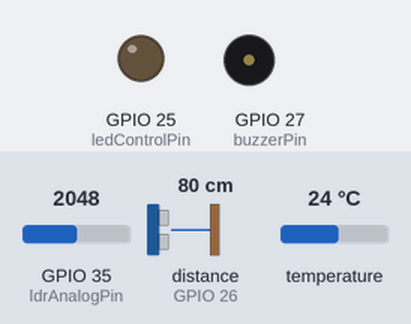
This sketch was run on a simulated ESP32. Parts: output pins drawn as LEDs (lit = HIGH), buzzer (waves = sounding). Wiring (inferred from the names in the program): ultrasonic range finder: trigger GPIO 33; echo GPIO 26. The test bench sets the inputs (shaded band); at power-on: distance to the obstacle (sensor on GPIO 26) 80 cm, GPIO 35 (ldrAnalogPin) = 2048, temperature 24 °C. The echo pulse lasts 58.3 µs per cm; WiFi joins after 1.5 s; servers stay silent unless stated; uploads are accepted with an empty reply; pins used as bus, display or sensor lines are not drawn; what the sketch prints to the serial monitor is not drawn.

Above: at 2.7 s.
2.8 s: distance to the obstacle (sensor on GPIO 26) set to 16 cm
5.1 s: distance to the obstacle (sensor on GPIO 26) set to 12 cm
At 6.7 s:
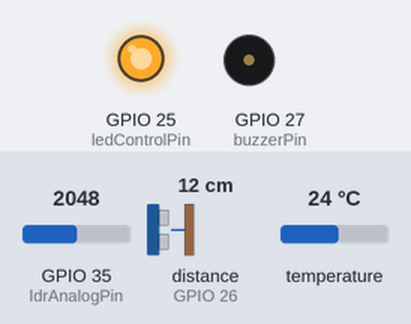
7.0 s: GPIO 35 (ldrAnalogPin) set to 651
9.1 s: GPIO 35 (ldrAnalogPin) set to 564
At 9.24 s:
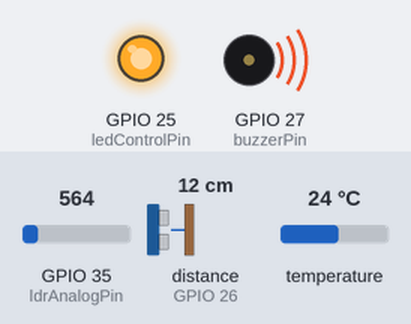
10.8 s: GPIO 35 (ldrAnalogPin) set to 1228
At 12.9 s:
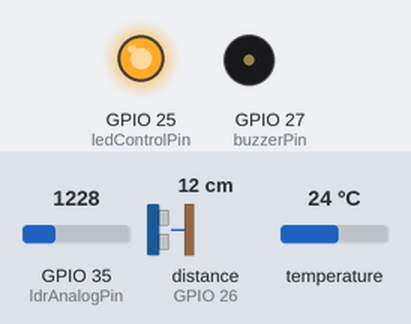
13.2 s: GPIO 35 (ldrAnalogPin) set to 491
At 14.7 s:
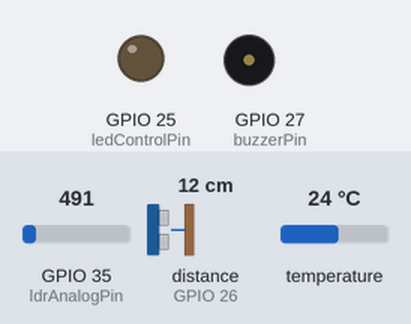
Timing chart, 0 to 16.2 s (numbered marks = the images above; inputs shaded):
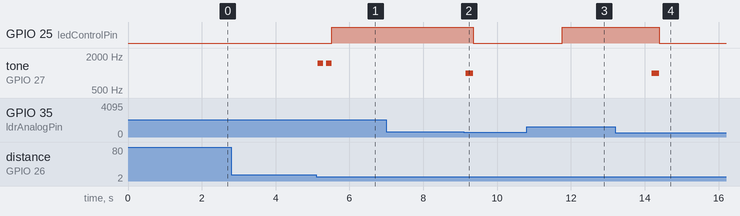

Measured:
- the behaviour switches between 15 and 14 cm on distance to the obstacle (sensor on GPIO 26) (found by bisection; images 0 and 1)
- the behaviour switches between 601 and 600 on GPIO 35 (ldrAnalogPin) (found by bisection; images 1 and 2)
- after the input at 2.8 s, every drawn part: stays the same
- after the input at 5.1 s, GPIO 25 (ledControlPin): LOW → HIGH after 0.42 s; tone on GPIO 27 (buzzerPin): alternates 1500 Hz for 0.15 s and silent for 0.07 s, 4 changes in all, then stays silent, starting at once
- after the input at 7.0 s, every drawn part: stays the same
- after the input at 9.1 s, GPIO 25 (ledControlPin): HIGH → LOW after 0.25 s; tone on GPIO 27 (buzzerPin): silent → 1000 Hz after 0.05 s, → silent 0.20 s later
- after the input at 10.8 s, GPIO 25 (ledControlPin): LOW → HIGH after 0.97 s
- after the input at 13.2 s, GPIO 25 (ledControlPin): HIGH → LOW after 1.2 s; tone on GPIO 27 (buzzerPin): silent → 1000 Hz after 0.99 s, → silent 0.20 s later

The sketch:

fulldev.ino
```cpp
#include <WiFi.h>
#include <HTTPClient.h>
#include "DHTesp.h"

// --- Konfigurasi WiFi ---
const char* ssid = "inikanki";      // Ganti dengan nama WiFi Anda
const char* password = "28052006"; // Ganti dengan password WiFi Anda
const String serverName = "http://192.168.54.123:5000/update"; // Ganti dengan IP PC kamu dan port server Python

// --- Definisikan Pin ---
const int ledControlPin = 25; // Pin ESP32 untuk LED kontrol (via nMOS)
const int ldrAnalogPin = 35;  // Pin AO LDR
const int dhtPin = 32;        // Pin DHT11
const int trigPin = 33;       // Pin Trig sensor ultrasonik
const int echoPin = 26;       // Pin Echo sensor ultrasonik
const int buzzerPin = 27;     // Pin Buzzer

// --- Objek Sensor ---
DHTesp dht;

// --- Konfigurasi Batas dan Durasi ---
const int ldrTerangMaksimal = 600;  // LDR <= ini dianggap terang maksimal (LED mati)
const int ldrGelapMaksimal = 4095;  // LDR = ini dianggap gelap (LED 60%)
const int jarakDeteksi = 15;        // Batas jarak deteksi objek (cm)

// Durasi dan frekuensi buzzer
const int buzzerLdrFreq = 1000;
const int buzzerLdrDelay = 200;

const int buzzerObjekFreq = 1500;
const int buzzerObjekDelay = 150;
const int buzzerObjekCount = 2;

// --- Variabel State ---
bool buzzerLdrAktif = false;          // State untuk buzzer LDR
bool objekTerdeteksiSebelumnya = false; // State untuk deteksi objek (agar buzzer tidak berulang)

// --- Fungsi Setup ---
void setup() {
  // Inisialisasi Serial untuk debugging
  Serial.begin(115200);
  Serial.println("Sistem Kontrol Rumah Pintar Aktif!");

  // Konfigurasi Pin
  pinMode(ledControlPin, OUTPUT);
  pinMode(ldrAnalogPin, INPUT);
  pinMode(trigPin, OUTPUT);
  pinMode(echoPin, INPUT);
  pinMode(buzzerPin, OUTPUT);
  digitalWrite(buzzerPin, LOW); // Pastikan buzzer mati saat inisialisasi

  // Inisialisasi Sensor DHT11
  dht.setup(dhtPin, DHTesp::DHT11);

  // Inisialisasi WiFi
  setupWiFi();
}

// --- Fungsi Loop Utama ---
void loop() {
  // --- Baca Sensor ---
  int nilaiLdrAnalog = analogRead(ldrAnalogPin);
  float suhuC = dht.getTemperature(); // Menggunakan suhuC agar sesuai dengan payload JSON
  long durasiUltrasonik = ukurJarak();
  float jarakCm = durasiToCm(durasiUltrasonik);

  // --- Logika Deteksi dan Kontrol ---
  bool objekSaatIniTerdeteksi = (jarakCm <= jarakDeteksi);
  String statusLampu = ""; // Variabel untuk status lampu di JSON
  String kondisiCahaya = ""; // Variabel untuk kondisi cahaya di JSON
  String statusGerakan = objekSaatIniTerdeteksi ? "Terdeteksi" : "Tidak Terdeteksi"; // Variabel untuk gerakan di JSON

  // --- Fitur 4: Notifikasi Buzzer LDR ---
  if (nilaiLdrAnalog <= ldrTerangMaksimal && !buzzerLdrAktif) {
    tone(buzzerPin, buzzerLdrFreq);
    delay(buzzerLdrDelay);
    noTone(buzzerPin);
    buzzerLdrAktif = true;
    Serial.println("Notifikasi: Cahaya Terang Terdeteksi!");
  } else if (nilaiLdrAnalog > ldrTerangMaksimal) {
    buzzerLdrAktif = false;
  }

  // --- Fitur 2: Deteksi Objek & Kontrol LED 100% ---
  if (objekSaatIniTerdeteksi) {
    if (!objekTerdeteksiSebelumnya) {
      Serial.println("Objek terdeteksi!");
      for (int i = 0; i < buzzerObjekCount; i++) {
        tone(buzzerPin, buzzerObjekFreq);
        delay(buzzerObjekDelay);
        noTone(buzzerPin);
        if (i < buzzerObjekCount - 1) {
          delay(buzzerObjekDelay / 2); // Jeda lebih singkat antar bunyi
        }
      }
      objekTerdeteksiSebelumnya = true;
    }

    if (nilaiLdrAnalog > ldrTerangMaksimal) {
      analogWrite(ledControlPin, 255); // LED 100%
      statusLampu = "Hidup 100%";
    } else {
      analogWrite(ledControlPin, 0); // LED mati jika sangat terang
      statusLampu = "Mati";
    }
  } else {
    objekTerdeteksiSebelumnya = false; // Reset state objek terdeteksi
    // --- Fitur 1: Kontrol LED Berdasarkan LDR (tanpa objek) ---
    if (nilaiLdrAnalog <= ldrTerangMaksimal) { // LDR <= 600 (terang)
      analogWrite(ledControlPin, 0); // LED mati
      statusLampu = "Mati";
    } else if (nilaiLdrAnalog >= ldrGelapMaksimal) { // LDR = 4095 (gelap)
      analogWrite(ledControlPin, map(60, 0, 100, 0, 255)); // LED 60%
      statusLampu = "Hidup 60%";
    } else {
      analogWrite(ledControlPin, 0); // Kondisi tengah, LED mati
      statusLampu = "Mati"; // Sesuaikan jika ada logika kecerahan progresif di sini
    }
  }

// --- Tentukan Kondisi Cahaya untuk JSON ---
// Asumsi: nilai LDR lebih rendah berarti lebih terang, nilai LDR lebih tinggi berarti lebih gelap
if (nilaiLdrAnalog <= ldrTerangMaksimal) { // Anda bisa menyesuaikan ambang batas ini
  kondisiCahaya = "Terang";
} else {
  kondisiCahaya = "Gelap";
}

  // --- Kirim Data ke Web Server ---
  if (WiFi.status() == WL_CONNECTED) {
    HTTPClient http;
    http.begin(serverName);
    http.addHeader("Content-Type", "application/json");

    String jsonPayload = "{";
    jsonPayload += "\"suhu\":" + String(suhuC, 1) + ","; // Suhu dengan 1 desimal
    jsonPayload += "\"lampu\":\"" + statusLampu + "\",";
    jsonPayload += "\"cahaya\":\"" + kondisiCahaya + "\",";
    jsonPayload += "\"gerakan\":\"" + statusGerakan + "\"";
    jsonPayload += "}";

    Serial.print("Mengirim data: ");
    Serial.println(jsonPayload);

    int httpResponseCode = http.POST(jsonPayload);
    Serial.print("HTTP Response code: ");
    Serial.println(httpResponseCode);
    http.end();
  } else {
    Serial.println("WiFi tidak terhubung, tidak dapat mengirim data.");
  }

  // --- Delay untuk Stabilitas ---
  delay(1000); // Penyesuaian delay agar tidak terlalu sering mengirim data dan membaca sensor
}

// --- Fungsi Pembantu (Helper Functions) ---

// Inisialisasi koneksi WiFi
void setupWiFi() {
  Serial.print("Menghubungkan ke WiFi");
  WiFi.begin(ssid, password);
  while (WiFi.status() != WL_CONNECTED) {
    delay(500);
    Serial.print(".");
  }
  Serial.println("\nTerkoneksi ke WiFi");
  Serial.print("IP Address: ");
  Serial.println(WiFi.localIP());
}

// Mengukur jarak dengan sensor ultrasonik
long ukurJarak() {
  digitalWrite(trigPin, LOW);
  delayMicroseconds(2);
  digitalWrite(trigPin, HIGH);
  delayMicroseconds(10);
  digitalWrite(trigPin, LOW);
  return pulseIn(echoPin, HIGH);
}

// Mengkonversi durasi gema menjadi jarak dalam centimeter
float durasiToCm(long durasi) {
  return durasi * 0.0343 / 2; // Kecepatan suara 0.0343 cm/µs
}
```
